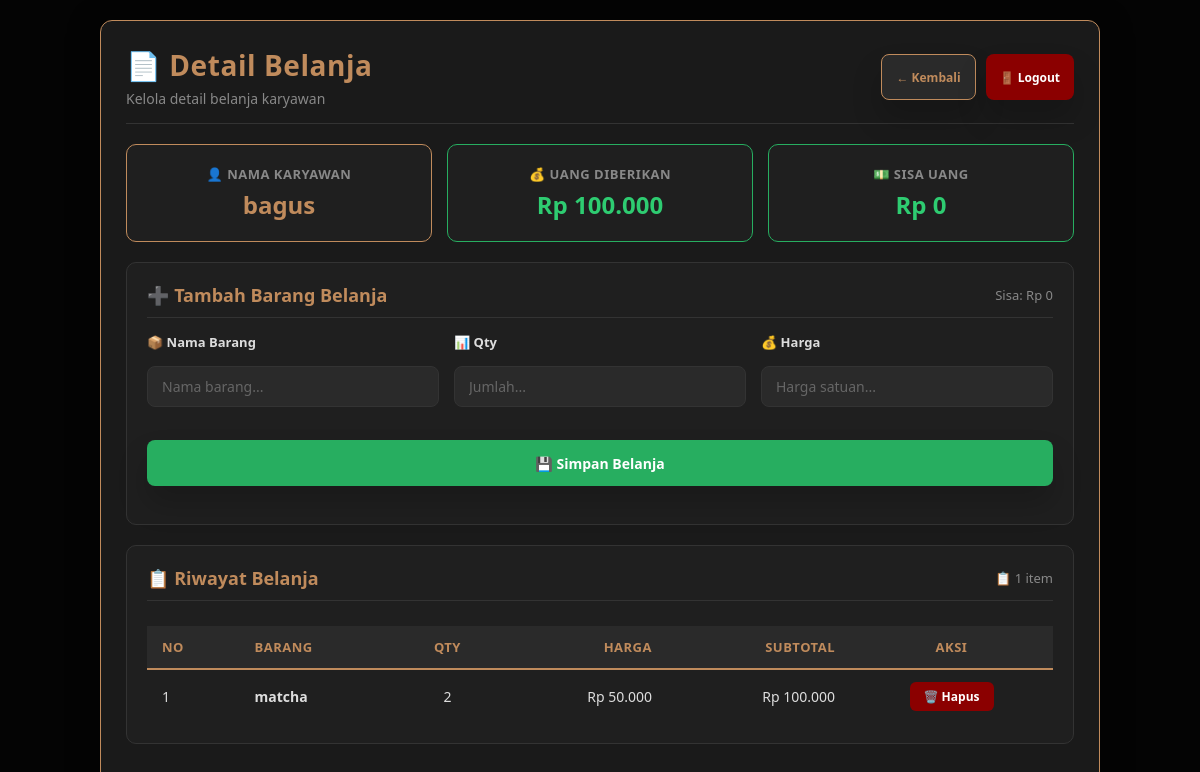
The app's page /.contohteman/cafeku_adi/admin/detail_belanja.php?tugas=3 (signed in) with its own data.
### tables this page shows
CREATE TABLE `tugas_belanja` (
  `id` int(11) NOT NULL,
  `tanggal` datetime DEFAULT current_timestamp(),
  `nama_karyawan` varchar(100) DEFAULT NULL,
  `uang_diberikan` int(11) DEFAULT NULL,
  `status` varchar(50) DEFAULT NULL
);

CREATE TABLE `detail_belanja` (
  `id` int(11) NOT NULL,
  `tugas_id` int(11) DEFAULT NULL,
  `nama_barang` varchar(100) DEFAULT NULL,
  `qty` int(11) DEFAULT NULL,
  `harga` int(11) DEFAULT NULL,
  `subtotal` int(11) DEFAULT NULL
);

### .contohteman/cafeku_adi/admin/detail_belanja.php (the view, shortened to what this page needs)
<?php
include '../fungsi.php';
$tugas_id = isset($_GET['tugas']) ? intval($_GET['tugas']) : 0;
$tugas = mysqli_fetch_assoc(mysqli_query($conn, "
    SELECT * FROM tugas_belanja
    WHERE id='$tugas_id'
"));
$totalBelanja = mysqli_fetch_assoc(mysqli_query($conn, "
    SELECT SUM(subtotal) as total
    FROM detail_belanja
    WHERE tugas_id='$tugas_id'
"));
$dipakai = $totalBelanja['total'] ?? 0;
$sisa = $tugas['uang_diberikan'] - $dipakai;
$data = mysqli_query($conn, "
    SELECT * FROM detail_belanja
    WHERE tugas_id='$tugas_id'
    ORDER BY id DESC
");
$totalData = mysqli_num_rows($data);
?>
<!DOCTYPE html>
<html lang="id">
<head>
    <link rel="stylesheet" href="../css/style-admin.css">
</head>
<body>
<div class="container">
    <div class="page-header">
        <div>
            <h1>📄 Detail Belanja</h1>
            <div class="subtitle">Kelola detail belanja karyawan</div>
        </div>
        <div class="header-actions">
            <a href="tugas_belanja.php" class="btn btn-primary btn-sm">← Kembali</a>
            <a href="../logout.php" class="btn btn-danger btn-sm">🚪 Logout</a>
        </div>
    </div>
    <div class="info-grid">
        <div class="info-card border-gold">
            <div class="label">👤 Nama Karyawan</div>
            <div class="value gold"><?= htmlspecialchars($tugas['nama_karyawan']) ?></div>
        </div>
        <div class="info-card border-green">
            <div class="label">💰 Uang Diberikan</div>
            <div class="value green">Rp <?= number_format($tugas['uang_diberikan'], 0, ',', '.') ?></div>
        </div>
        <div class="info-card <?= $sisa >= 0 ? 'border-green' : 'border-red' ?>">
            <div class="label">💵 Sisa Uang</div>
            <div class="value <?= $sisa >= 0 ? 'green' : 'red' ?>">
                Rp <?= number_format($sisa, 0, ',', '.') ?>
            </div>
        </div>
    </div>
    <div class="card">
        <div class="card-header">
            <h3>➕ Tambah Barang Belanja</h3>
            <span style="color:#888; font-size:13px;">
                Sisa: Rp <?= number_format($sisa, 0, ',', '.') ?>
            </span>
        </div>
        <form method="POST">
            <div class="form-grid">
                <div class="form-group">
                    <label for="nama_barang">📦 Nama Barang</label>
                    <input type="text" id="nama_barang" name="nama_barang" class="form-control" placeholder="Nama barang..." required>
                </div>
                <div class="form-group">
                    <label for="qty">📊 Qty</label>
                    <input type="number" id="qty" name="qty" class="form-control" placeholder="Jumlah..." required min="1">
                </div>
                <div class="form-group">
                    <label for="harga">💰 Harga</label>
                    <input type="number" id="harga" name="harga" class="form-control" placeholder="Harga satuan..." required min="1">
                </div>
            </div>
            <button type="submit" name="simpan" class="btn btn-success btn-block">
                💾 Simpan Belanja
            </button>
        </form>
    </div>
    <div class="card">
        <div class="card-header">
            <h3>📋 Riwayat Belanja</h3>
            <span style="color:#888; font-size:13px;">
                📋 <?= $totalData ?> item
            </span>
        </div>
        <div class="table-wrapper">
            <?php if (mysqli_num_rows($data) == 0): ?>
                <div class="empty-state">📭 Belum ada data belanja</div>
            <?php else: ?>
                <table>
                    <thead>
                        <tr>
                            <th>No</th>
                            <th>Barang</th>
                            <th style="text-align:center;">Qty</th>
                            <th style="text-align:right;">Harga</th>
                            <th style="text-align:right;">Subtotal</th>
                            <th style="text-align:center;">Aksi</th>
                        </tr>
                    </thead>
                    <tbody>
                        <?php
                        $no = 1;
                        while ($d = mysqli_fetch_assoc($data)):
                        ?>
                            <tr>
                                <td><?= $no++ ?></td>
                                <td><strong><?= htmlspecialchars($d['nama_barang']) ?></strong></td>
                                <td style="text-align:center;"><?= $d['qty'] ?></td>
                                <td style="text-align:right;">Rp <?= number_format($d['harga'], 0, ',', '.') ?></td>
                                <td style="text-align:right;" class="subtotal-value">
                                    Rp <?= number_format($d['subtotal'], 0, ',', '.') ?>
                                </td>
                                <td style="text-align:center;">
                                    <div class="action-group" style="justify-content:center;">
                                        <a class="btn-hapus" href="?tugas=<?= $tugas_id ?>&hapus=<?= $d['id'] ?>" onclick="return confirm('Yakin ingin menghapus data belanja <?= htmlspecialchars($d['nama_barang']) ?>?')">
                                            🗑️ Hapus
                                        </a>
                                    </div>
                                </td>
                            </tr>
                        <?php endwhile; ?>
                    </tbody>
                </table>
            <?php endif; ?>
        </div>
    </div>
</div>
</body>
</html>

### .contohteman/cafeku_adi/css/style-admin.css (style rules this page uses)
body { margin: 0; font-family: "Outfit", sans-serif; background: url("../poto/WhatsApp Image 2025-11-16 at 18.09.41_44c61466.jpg") center/cover fixed; color: #f6e7d8; background-attachment: fixed; }
body::before { content: ""; position: fixed; inset: 0; background: rgba(0, 0, 0, 0.72); z-index: -1; }
h1, h2 { text-align: center; color: #c08b5c; margin-top: 0; font-weight: 800; letter-spacing: 0.02em; }
.container { max-width: 1040px; margin: 32px auto; padding: 0 18px; }
.container h1 { font-size: 2.4rem; color: #f4ead6; letter-spacing: 0.04em; margin-bottom: 16px; }
.page-header { display: flex; flex-wrap: wrap; justify-content: space-between; align-items: center; gap: 20px; margin-bottom: 24px; }
.page-header h1 { margin: 0; font-size: 2.2rem; letter-spacing: 0.02em; }
button, input[type="submit"], input[type="reset"], .btn { display: inline-flex; align-items: center; justify-content: center; height: 46px; padding: 0 24px; background: linear-gradient(135deg, #c08b5c 0%, #f3d5a4 100%); color: #1a1a1a; text-decoration: none; border-radius: 14px; font-weight: 700; border: 1px solid rgba(255, 255, 255, 0.18); cursor: pointer; transition: transform 0.18s ease, box-shadow 0.18s ease, background 0.18s ease; font-size: 14px; white-space: nowrap; box-shadow: 0 18px 30px rgba(0, 0, 0, 0.18); }
.btn-success { background: linear-gradient(135deg, #27ae60 0%, #2ecc71 100%); color: white; }
.btn-danger { background: linear-gradient(135deg, #e74c3c 0%, #ff5b4e 100%); color: white; }
input, textarea, select, button, input[type="submit"], input[type="reset"] { width: 100%; padding: 14px 16px; margin: 10px 0 18px; background: #1d1915; border: 1px solid rgba(255, 255, 255, 0.18); border-radius: 12px; color: #f6e7d8; box-sizing: border-box; font-family: inherit; }
input::placeholder, textarea::placeholder { color: rgba(246, 231, 216, 0.65); }
button, input[type="submit"], input[type="reset"] { width: auto; }
.card { background: rgba(255, 255, 255, 0.05); border: 1px solid rgba(255, 255, 255, 0.12); border-radius: 18px; padding: 24px; margin-bottom: 24px; }
.page-header { display: flex; flex-wrap: wrap; justify-content: space-between; align-items: center; gap: 16px; margin-bottom: 24px; }
.page-header h1 { margin: 0; text-align: left; font-size: 2rem; }
label { font-weight: 600; color: #c08b5c; display: block; margin-bottom: 5px; text-align: left; }
table { width: 100%; border-collapse: collapse; margin-top: 10px; }
th, td { padding: 12px 15px; text-align: left; border-bottom: 1px solid rgba(255, 255, 255, 0.1); }
th { background-color: rgba(192, 139, 92, 0.2); color: #c08b5c; }
.btn-success { background: #27ae60; color: white; border: none; }
.btn-danger { background: #e74c3c; color: white; border: none; }

### records on screen
tugas_belanja: nama_karyawan "bagus", uang_diberikan "100.000"
detail_belanja: nama_barang "matcha", qty "2", harga "50.000", subtotal "100.000"

### other values on screen
$sisa "0"
$totalData "1"
